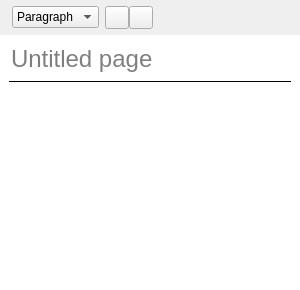
<?xml version="1.0" encoding="UTF-8"?>
<ui version="4.0">
 <class>PageEditor</class>
 <widget class="QWidget" name="PageEditor">
  <property name="minimumSize">
   <size>
    <width>300</width>
    <height>0</height>
   </size>
  </property>
  <property name="windowTitle">
   <string>Form</string>
  </property>
  <property name="styleSheet">
   <string notr="true">#contents {
	background : white;

}

#title {
	font-family: &quot;Open Sans&quot;;
	font-size : 18pt;
}

#pageEditorContents Line {
	color  : rgba(0,0,0,64);
}

QLineEdit {
	background : transparent;
}</string>
  </property>
  <layout class="QVBoxLayout" name="verticalLayout_2">
   <property name="spacing">
    <number>0</number>
   </property>
   <property name="margin">
    <number>0</number>
   </property>
   <item>
    <widget class="ToolBar" name="editorTools">
     <layout class="QHBoxLayout" name="horizontalLayout">
      <property name="leftMargin">
       <number>12</number>
      </property>
      <property name="topMargin">
       <number>6</number>
      </property>
      <property name="rightMargin">
       <number>12</number>
      </property>
      <property name="bottomMargin">
       <number>6</number>
      </property>
      <item>
       <widget class="QComboBox" name="comboBox">
        <item>
         <property name="text">
          <string>Paragraph</string>
         </property>
        </item>
        <item>
         <property name="text">
          <string>---</string>
         </property>
        </item>
        <item>
         <property name="text">
          <string>Title</string>
         </property>
        </item>
       </widget>
      </item>
      <item>
       <layout class="QHBoxLayout" name="horizontalLayout_2">
        <property name="spacing">
         <number>0</number>
        </property>
        <item>
         <widget class="QToolButton" name="toolButton">
          <property name="icon">
           <iconset resource="../qrc/icons.qrc">
            <normaloff>:/actions/formatCharacterEmphasis</normaloff>:/actions/formatCharacterEmphasis</iconset>
          </property>
          <property name="checkable">
           <bool>true</bool>
          </property>
          <property name="checked">
           <bool>false</bool>
          </property>
         </widget>
        </item>
        <item>
         <widget class="QToolButton" name="toolButton_2">
          <property name="icon">
           <iconset resource="../qrc/icons.qrc">
            <normaloff>:/actions/formatCharacterStrongEmphasis</normaloff>:/actions/formatCharacterStrongEmphasis</iconset>
          </property>
          <property name="checkable">
           <bool>true</bool>
          </property>
          <property name="checked">
           <bool>false</bool>
          </property>
         </widget>
        </item>
       </layout>
      </item>
      <item>
       <spacer name="horizontalSpacer">
        <property name="orientation">
         <enum>Qt::Horizontal</enum>
        </property>
        <property name="sizeHint" stdset="0">
         <size>
          <width>40</width>
          <height>20</height>
         </size>
        </property>
       </spacer>
      </item>
     </layout>
    </widget>
   </item>
   <item>
    <widget class="QFrame" name="contents">
     <layout class="QVBoxLayout" name="verticalLayout">
      <item>
       <widget class="QLineEdit" name="title">
        <property name="text">
         <string/>
        </property>
        <property name="frame">
         <bool>false</bool>
        </property>
        <property name="placeholderText">
         <string>Untitled page</string>
        </property>
       </widget>
      </item>
      <item>
       <widget class="Line" name="line">
        <property name="frameShadow">
         <enum>QFrame::Plain</enum>
        </property>
        <property name="orientation">
         <enum>Qt::Horizontal</enum>
        </property>
       </widget>
      </item>
      <item>
       <widget class="StructuredTextEdit" name="body">
        <property name="frameShape">
         <enum>QFrame::NoFrame</enum>
        </property>
       </widget>
      </item>
     </layout>
    </widget>
   </item>
  </layout>
 </widget>
 <customwidgets>
  <customwidget>
   <class>ToolBar</class>
   <extends>QFrame</extends>
   <header>tkacz.gui.mainwindow.toolBarWidget</header>
   <container>1</container>
  </customwidget>
  <customwidget>
   <class>StructuredTextEdit</class>
   <extends>QTextEdit</extends>
   <header>qtSTE.structuredTextEdit</header>
  </customwidget>
 </customwidgets>
 <resources>
  <include location="../qrc/icons.qrc"/>
 </resources>
 <connections/>
</ui>
